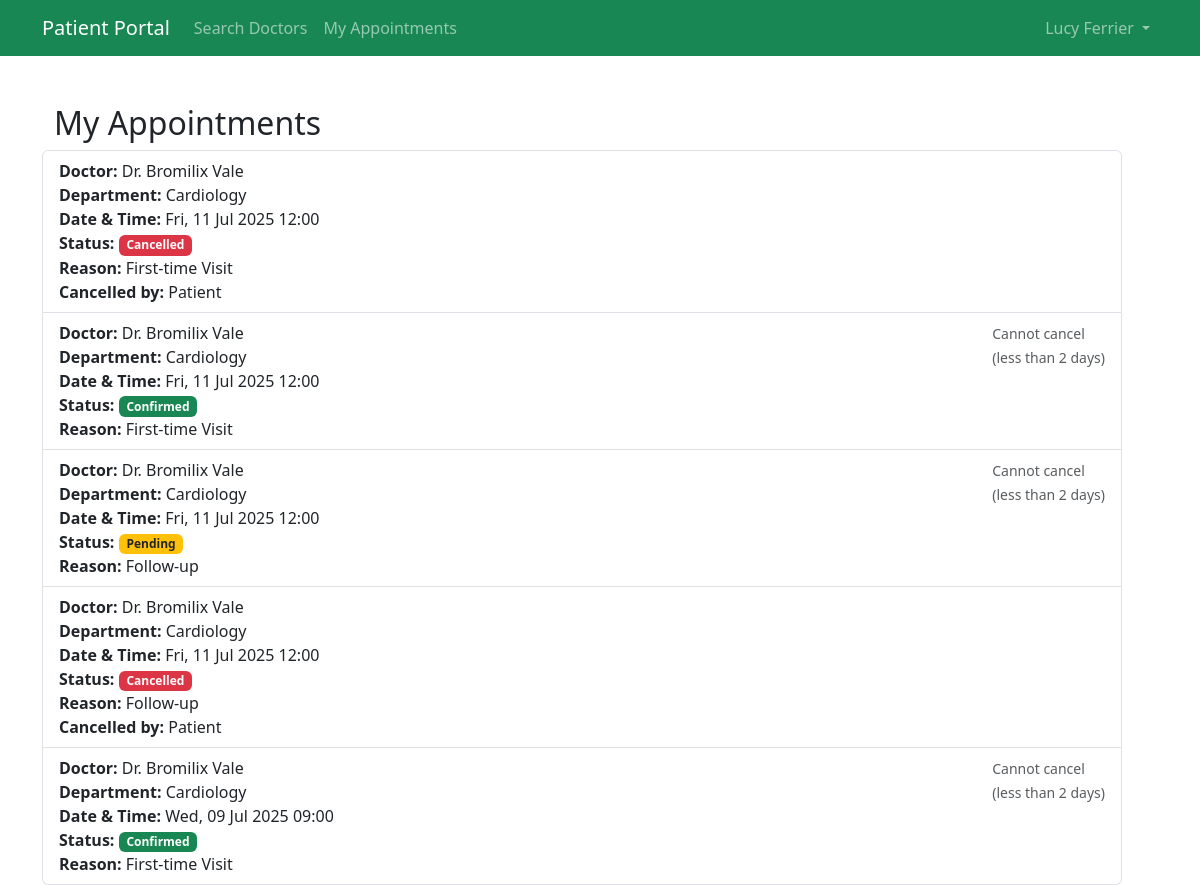
Page /appointment/my-appointments/ (signed in) on the committed database.
### patient/models.py (models this page shows, shortened)
class Patient(models.Model):
    TITLES = [
        ('mr', 'Mr'),
        ('mrs', 'Mrs'),
        ('mss', 'Miss'),
        ('ms', 'Ms'),
        ('dr', 'Dr'),
    ]
    GENDER_CHOICES = [
        ('M', 'Male'),
        ('F', 'Female'),
        ('O', 'Other'),
        ('P', 'Prefer not to say'),
    ]
    MARITAL_STATUS_CHOICES = [
        ('M', 'Married'),
        ('U', 'Unmarried'),
        ('P', 'Prefer not to say'),
    ]
    STATUS_CHOICES = [
        ('active', 'Active'),
        ('inactive', 'Inactive'),
    ]
    title = models.CharField(max_length=10, choices=TITLES, blank=True, null=True)
    fname = models.CharField(max_length=64)
    lname = models.CharField(max_length=64)
    date_of_birth = models.DateField(blank=True, null=True)
    gender = models.CharField(max_length=20, choices=GENDER_CHOICES, blank=True, null=True)
    marital_status = models.CharField(max_length=20, choices=MARITAL_STATUS_CHOICES, blank=True, null=True)
    phone = models.CharField(max_length=20, blank=True, null=True)
    email = models.EmailField(max_length=64)
    address = models.TextField(blank=True, null=True)
    password = models.CharField(max_length=128)
    status = models.CharField(max_length=10, choices=STATUS_CHOICES, default='active')
    created_at = models.DateTimeField(auto_now_add=True)
    updated_at = models.DateTimeField(auto_now=True)

### appointment/models.py (models this page shows)
class Appointment(models.Model):
    STATUS_CHOICES = [
        ('pending', 'Pending'),
        ('confirmed', 'Confirmed'),
        ('cancelled', 'Cancelled'),
        ('completed', 'Completed'),
    ]
    REASON_CHOICES = [
        ('first_time', 'First-time Visit'),
        ('follow_up', 'Follow-up'),
        ('referral', 'Referral')
    ]
    patient = models.ForeignKey(Patient, on_delete=models.CASCADE)
    doctor = models.ForeignKey(Doctor, on_delete=models.CASCADE)
    appointed_datetime = models.DateTimeField()
    status = models.CharField(max_length=10, choices=STATUS_CHOICES, default='pending')
    visit_reason = models.CharField(max_length=20, choices=REASON_CHOICES)
    cancellation_reason = models.TextField(blank=True, null=True)
    cancelled_by = models.CharField(max_length=10, blank=True, null=True)  # 'doctor' or 'patient'
    notes = models.TextField(blank=True, null=True)
    created_at = models.DateTimeField(auto_now_add=True)
    deleted_at = models.DateTimeField(blank=True, null=True)
    def is_cancellable(self):
        return self.appointed_datetime - timezone.now() > timedelta(days=2)

### doctor/models.py (models this page shows, shortened)
class Doctor(models.Model):
    STATUS_CHOICES = [
        ('active', 'Active'),
        ('inactive', 'Inactive')
    ]
    user = models.OneToOneField(User, on_delete=models.CASCADE, null=True, blank=True)
    department = models.ForeignKey(Department, on_delete=models.CASCADE, related_name="doctors")
    fname = models.CharField(max_length=64)
    lname = models.CharField(max_length=64)
    license = models.CharField(max_length=20, unique=True)
    specialisation = models.CharField(max_length=64)
    email = models.EmailField(max_length=64, unique=True)
    phone = models.CharField(max_length=20)
    address = models.TextField(max_length=500)
    password = models.CharField(max_length=128, default='@User123')
    status = models.CharField(max_length=10, choices=STATUS_CHOICES, default="active")
    created_at = models.DateTimeField(auto_now_add=True)
    updated_at = models.DateTimeField(auto_now=True)
    class Meta:
        verbose_name = 'Doctor'
        verbose_name_plural = 'Doctors'

class Department(models.Model):
    STATUS_CHOICE = [
        ('active', 'Active'),
        ('inactive', 'Inactive')
    ]
    dep_name = models.CharField(max_length=100, unique=True)
    dep_email = models.EmailField(max_length=100)
    dep_phone = models.CharField(max_length=20)
    dep_location = models.TextField(max_length=500)
    description = models.TextField(max_length=500, blank=True)
    status = models.CharField(max_length=10, choices=STATUS_CHOICE, default='active')
    created_at = models.DateTimeField(auto_now_add=True)
    updated_at = models.DateTimeField(auto_now=True)
    class Meta:
        verbose_name = 'Department'
        verbose_name_plural = 'Departments'

### appointment/views.py (the view)
# urls.py: path('my-appointments/', views.view_appointments, name='view_appointments'),
@patient_login_required
def view_appointments(request):
    patient_id = request.session.get('patient_id')
    patient = get_object_or_404(Patient, id=patient_id)
    if not patient_id:
        messages.error(request, "You must be logged in to view your appointments.")
        return HttpResponseRedirect(reverse('patient:patient_login'))
    appointments = Appointment.objects.filter(patient_id=patient_id).order_by('-appointed_datetime')
    return render(request, 'appointment/view_appointments.html', {
        'appointments': appointments,
        'patient': patient,
    })

### appointment/templates/appointment/view_appointments.html (shortened to what this page needs)
{% extends 'appointment/base.html' %}
{% block content %}
<div class="container mt-5">
    <h2>My Appointments</h2>
    <div class="row col-lg-12 col-md-8">
        {% if appointments %}
        <ul class="list-group">
            {% for appt in appointments %}
                <li class="list-group-item d-flex justify-content-between align-items-start">
                    <div class="list-text">
                        <strong>Doctor:</strong> Dr. {{ appt.doctor.fname }} {{ appt.doctor.lname }} <br>
                        <strong>Department:</strong> {{ appt.doctor.department.dep_name }} <br>
                        <strong>Date & Time:</strong> {{ appt.appointed_datetime|date:"D, d M Y H:i" }} <br>
                        <strong>Status:</strong>
                        <span class="badge
                            {% if appt.status == 'pending' %}bg-warning text-dark
                            {% elif appt.status == 'confirmed' %}bg-success
                            {% elif appt.status == 'cancelled' %}bg-danger
                            {% endif %}">
                            {{ appt.status|title }}
                        </span><br>
                        <strong>Reason:</strong> {{ appt.get_visit_reason_display }} <br>
                        {% if appt.status == "cancelled" %}
                            <strong>Cancelled by:</strong> {{ appt.cancelled_by|title }} <br>
                        {% endif %}
                    </div>
                    <div class="list-button">
                        {% if appt.status in 'pending,confirmed' and appt.is_cancellable %}
                            <a href="{% url 'appointment:cancel_appointment' appt.id %}"
                               class="btn btn-outline-danger btn-sm">Cancel Appointment</a>
                        {% elif appt.status in 'pending,confirmed' and not appt.is_cancellable %}
                            <small class="text-muted">Cannot cancel<br>(less than 2 days)</small>
                        {% endif %}
                    </div>
                </li>
            {% endfor %}
        </ul>
        {% else %}
        <div class="alert alert-info mt-3">You have no appointments.</div>
        {% endif %}
    </div>
</div>
{% endblock %}

### appointment/templates/appointment/base.html (shortened to what this page needs)
<!doctype html>
<html lang="en">
  <head>
    <link href="https://cdn.jsdelivr.net/npm/bootstrap@5.3.7/dist/css/bootstrap.min.css" rel="stylesheet">
  </head>
  <body>
    {% if patient %}
    <nav class="navbar navbar-expand-lg navbar-dark bg-success">
        <div class="container">
            <a class="navbar-brand" href="{% url 'appointment:search_doctors' %}">
                 Patient Portal
            </a>
            <div class="collapse navbar-collapse" id="navbarNavPatient">
                <ul class="navbar-nav me-auto">
                    <li class="nav-item">
                        <a class="nav-link" href="{% url 'appointment:search_doctors' %}">
                             Search Doctors
                        </a>
                    </li>
                    <li class="nav-item">
                        <a class="nav-link" href="{% url 'appointment:view_appointments' %}">
                             My Appointments
                        </a>
                    </li>
                </ul>
                <ul class="navbar-nav">
                    <li class="nav-item dropdown">
                        <a class="nav-link dropdown-toggle" href="#" id="navbarDropdownPatient" role="button" data-bs-toggle="dropdown">
                             {{ patient.fname }} {{ patient.lname }}
                        </a>
                    </li>
                </ul>
            </div>
        </div>
    </nav>
    {% endif %}
    <div class="container mt-3">
        {% block content %}
        {% endblock %}
    </div>
  </body>
</html>

### rows in the picture
Patient: fname "Lucy", lname "Ferrier"
Appointment: doctor.fname "Bromilix", doctor.lname "Vale", doctor.department.dep_name "Cardiology", appointed_datetime "Fri, 11 Jul 2025 12:00", status "Cancelled", visit_reason "First-time Visit", cancelled_by "Patient"
Appointment: doctor.fname "Bromilix", doctor.lname "Vale", doctor.department.dep_name "Cardiology", appointed_datetime "Fri, 11 Jul 2025 12:00", status "Confirmed", visit_reason "First-time Visit", shows "Cannot cancel"
Appointment: doctor.fname "Bromilix", doctor.lname "Vale", doctor.department.dep_name "Cardiology", appointed_datetime "Fri, 11 Jul 2025 12:00", status "Pending", visit_reason "Follow-up", shows "Cannot cancel"
Appointment: doctor.fname "Bromilix", doctor.lname "Vale", doctor.department.dep_name "Cardiology", appointed_datetime "Fri, 11 Jul 2025 12:00", status "Cancelled", visit_reason "Follow-up", cancelled_by "Patient"
Appointment: doctor.fname "Bromilix", doctor.lname "Vale", doctor.department.dep_name "Cardiology", appointed_datetime "Wed, 09 Jul 2025 09:00", status "Confirmed", visit_reason "First-time Visit", shows "Cannot cancel"
